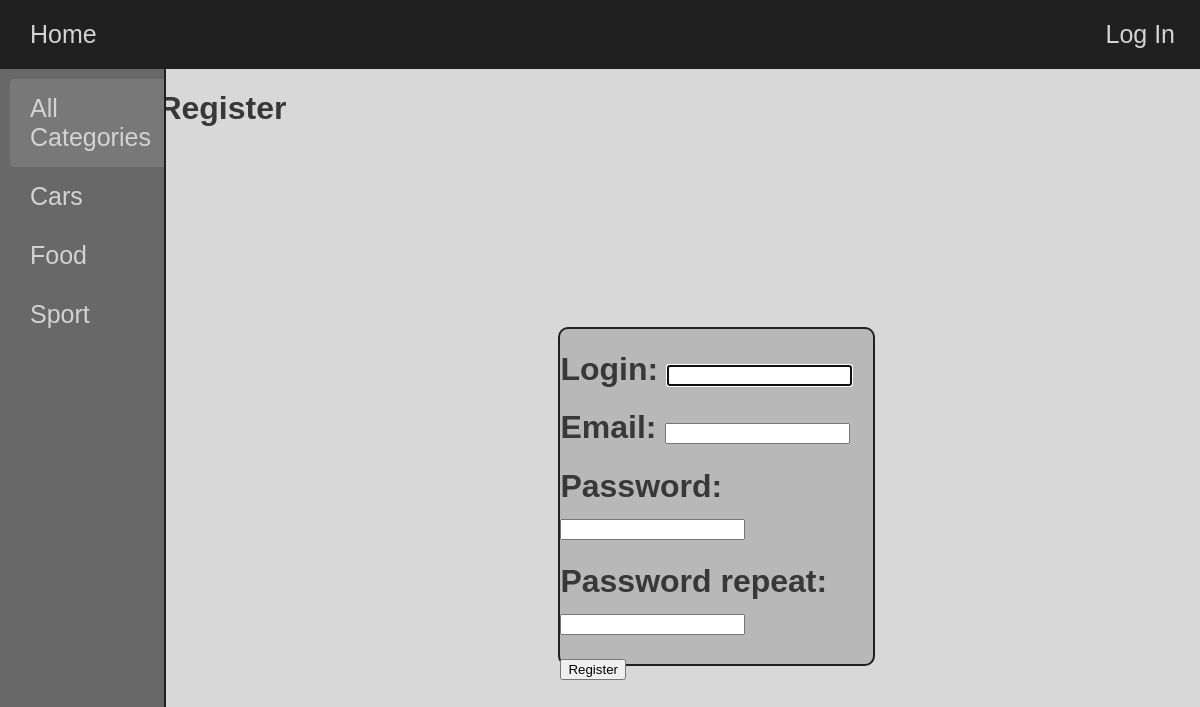
Screenshot of /register/ with the database file from the repository.
### paper/models.py (models this page shows)
class Category(models.Model):
    name = models.CharField(max_length=100, db_index=True, verbose_name="Category")
    slug = models.SlugField(max_length=255, unique=True, db_index=True, verbose_name="URL")
    def __str__(self):
        return self.name
    def get_absolute_url(self):
        return reverse('category', kwargs={'cat_slug': self.slug})
    class Meta:
        ordering = ['id']

### paper/views.py (the view, shortened to what this page needs)
# urls.py: path('register/', RegisterUser.as_view(), name='register'),
class RegisterUser(DataMixin, CreateView):
    form_class = RegisterUserForm
    template_name = 'paper/register.html'
    def get_context_data(self, **kwargs):
        context = super().get_context_data(**kwargs)
        c_def = self.get_user_context(title="Register")
        return dict(list(context.items()) + list(c_def.items()))

### paper/forms.py
class RegisterUserForm(UserCreationForm):
    username = forms.CharField(label='Login')
    email = forms.EmailField(label='Email')
    password1 = forms.CharField(label='Password', widget=forms.PasswordInput())
    password2 = forms.CharField(label='Password repeat', widget=forms.PasswordInput())
    class Meta:
        model = User
        fields = ('username', 'email', 'password1', 'password2')

### paper/utils.py (called while the page is built)
    def get_user_context(self, **kwargs):
        context = kwargs
        categories = Category.objects.annotate(Count('articles'))
        user_menu = menu.copy()
        if not self.request.user.is_authenticated:
            user_menu = user_menu[0:1]
        context['menu'] = user_menu
        context['categories'] = categories
        if "cat_selected" not in context:
            context["cat_selected"] = 0
        return context

### paper/templates/paper/register.html (shortened to what this page needs)
{% extends 'paper/base.html' %}
{% block content %}
<h1>{{title}}</h1>
<div class="window" style="width: 30%; height: 40%; margin: 200px 400px;">
<form method="post">
    {% for f in form %}
              <h1><label for="{{ f.id_for_label }}">{{ f.label }}: </label>{{ f }}</h1>
    {% endfor %}
    <button type="submit">Register</button>
</form>
</div>
{% endblock %}

### paper/templates/paper/base.html (shortened to what this page needs)
{% load static %}
<!DOCTYPE html>
<html>
<head>
  <link type="text/css" rel="stylesheet" href="{% static 'paper/css/styles.css' %}">
</head>
<body>
  <div class="header">
    <div class="header__section">
      {% for item in menu %}
        <a href="{% url item.url %}"><div class="header__item headerButton">{{ item.title }}</div></a>
      {% endfor %}
    </div>
    <div class="header__section">
      {% if request.user.is_authenticated %}
      <a href="{% url 'logout' %}"><div class="header__item headerButton">{{user.username}}</div></a>
      {% else %}
      <div class="header__item headerButton"><a href="{% url 'login' %}">Log In</a></div>
      {% endif %}
    </div>
  </div>
  <main>
  <div class="sideBar">
    <div class="sideBar__section">
      {% if cat_selected == 0 %}
      <a href="{% url 'home' %}"><div class="sideBar__item" style="background-color: #787878;border-radius: 4px;">All Categories</div></a>
      {% else %}
      <a href="{% url 'home' %}"><div class="sideBar__item">All Categories</div></a>
      {% endif %}
      {% for category in categories %}
        {% if category.articles__count > 0 %}
          {% if category.pk == cat_selected %}
          <a href="{{ category.get_absolute_url }}"><div class="sideBar__item" style="background-color: #787878;border-radius: 4px;">{{ category }}</div></a>
          {% else %}
          <a href="{{ category.get_absolute_url }}"><div class="sideBar__item">{{ category }}</div></a>
          {% endif %}
        {% endif %}
      {% endfor %}
    </div>
  </div>
  </main>
  <main>
  <div class="content">
    {% block content %}
    {% endblock %}
  </div>
  </main>
</body>
</html>

### paper/static/paper/css/styles.css (style rules this page uses)
body { margin: 0; padding: 0; display: flex; flex-direction: column; min-height: 100vh; background-color: #D8D8D8; }
a { color: inherit; text-decoration: inherit; }
.header { position:sticky; display: flex; justify-content: space-between; padding: 10px; background: #202020; color: #D3D3D3; font-family: "Arial"; }
.header__section { display: flex; align-items: center; }
.header__item { padding: 10px 15px; font-size: 25px; margin-left: 5px; }
.sideBar { overflow: scroll; position: fixed; display: flex; flex-decoration: column; justify-content: space-between; height: 100%; border-right: 2px solid #202020; background-color: #686868; padding: 10px; float: left; width: 12%; }
.sideBar a { color: #D3D3D3; font-family: "Arial"; }
.sideBar__item { cursor: pointer; padding: 15px 20px; font-size: 25px; }
.content { color: #383838; background: #D8D8D8; height: 836px; float: right; width: 86.8%; font-family: "Arial"; }
.window { background-color: #B8B8B8; width: 87%;height: 75%;display: flex;margin: 100px;border: 2px solid #202020; border-radius: 10px; }

### rows the page displays
Category: name "Cars"
Category: name "Food"
Category: name "Sport"

### other values shown
{{ item.title }} "Home"
{{ title }} "Register"
{{ f.label }} "Login" "Email" "Password" "Password repeat"
